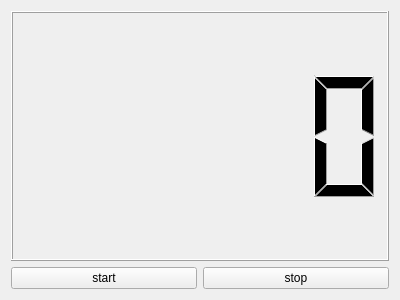
<?xml version="1.0" encoding="UTF-8"?>
<ui version="4.0">
 <class>MyWidget</class>
 <widget class="QWidget" name="MyWidget">
  <property name="geometry">
   <rect>
    <x>0</x>
    <y>0</y>
    <width>400</width>
    <height>300</height>
   </rect>
  </property>
  <property name="windowTitle">
   <string>MyWidget</string>
  </property>
  <layout class="QGridLayout" name="gridLayout">
   <item row="0" column="0" colspan="2">
    <widget class="QLCDNumber" name="lcdNumber"/>
   </item>
   <item row="1" column="0">
    <widget class="QPushButton" name="butttonStart">
     <property name="text">
      <string>start</string>
     </property>
    </widget>
   </item>
   <item row="1" column="1">
    <widget class="QPushButton" name="buttonStop">
     <property name="text">
      <string>stop</string>
     </property>
    </widget>
   </item>
  </layout>
 </widget>
 <layoutdefault spacing="6" margin="11"/>
 <resources/>
 <connections/>
</ui>
